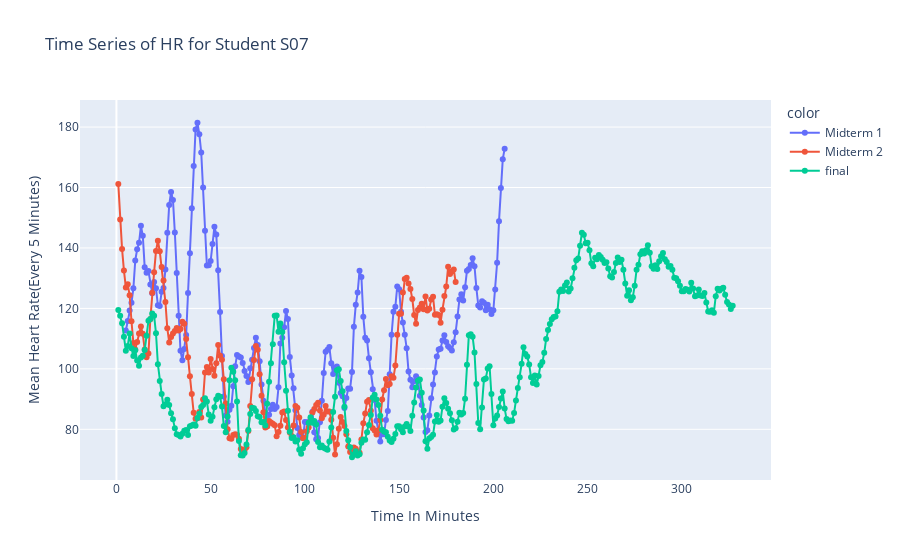

The notebook cell this image was saved under:
### Code cell
# Q.76 Plot the time series of HR( every 5 mins) of student07

HR_07 = HR[HR['Student_id'] == 'S07'][['Student_id','Time in mins','HR','Exam']]
#print(HR_07)
HR_07['Time in mins'] = HR_07['Time in mins'].astype(int)
HR_07_grouped_and_sorted = HR_07.groupby('Exam').apply(lambda x: x.sort_values('Time in mins'))
#print(HR_07_grouped_and_sorted)
HR07_mean_hr = HR_07_grouped_and_sorted.HR.rolling(5).mean()
#print(HR07_mean_hr)

#Plot the graph    
figure_76 = px.line(HR07_mean_hr, x=HR_07_grouped_and_sorted['Time in mins'], y=HR07_mean_hr, 
              color=HR_07_grouped_and_sorted['Exam'],
              title="Time Series of HR for Student S07", 
              labels={"x":"Time In Minutes","y":"Mean Heart Rate(Every 5 Minutes)"})
figure_76.update_xaxes(showgrid=False)
figure_76.update_traces(mode="markers+lines", hovertemplate=None)
figure_76.update_layout(hovermode="x")

figure_76.show()

### Figure 1 — Plotly figure (JSON) as saved in the notebook; plotly's stock layout.template omitted (floating-point values rounded to 4 significant figures; data arrays with more than 128 entries replaced by an {"elided": "..."} marker saying what was removed)
{"data": [{"legendgroup": "Midterm 1", "line": {"color": "#636efa", "dash": "solid"}, "marker": {"symbol": "circle"}, "mode": "markers+lines", "name": "Midterm 1", "orientation": "v", "showlegend": true, "type": "scatter", "x": {"elided": "206 int values"}, "xaxis": "x", "y": {"elided": "206 float values"}, "yaxis": "y"}, {"legendgroup": "Midterm 2", "line": {"color": "#EF553B", "dash": "solid"}, "marker": {"symbol": "circle"}, "mode": "markers+lines", "name": "Midterm 2", "orientation": "v", "showlegend": true, "type": "scatter", "x": {"elided": "180 int values"}, "xaxis": "x", "y": {"elided": "180 float values"}, "yaxis": "y"}, {"legendgroup": "final", "line": {"color": "#00cc96", "dash": "solid"}, "marker": {"symbol": "circle"}, "mode": "markers+lines", "name": "final", "orientation": "v", "showlegend": true, "type": "scatter", "x": {"elided": "327 int values"}, "xaxis": "x", "y": {"elided": "327 float values"}, "yaxis": "y"}], "layout": {"hovermode": "x", "legend": {"title": {"text": "color"}, "tracegroupgap": 0}, "title": {"text": "Time Series of HR for Student S07"}, "xaxis": {"anchor": "y", "domain": [0, 1], "showgrid": false, "title": {"text": "Time In Minutes"}}, "yaxis": {"anchor": "x", "domain": [0, 1], "title": {"text": "Mean Heart Rate(Every 5 Minutes)"}}}}
